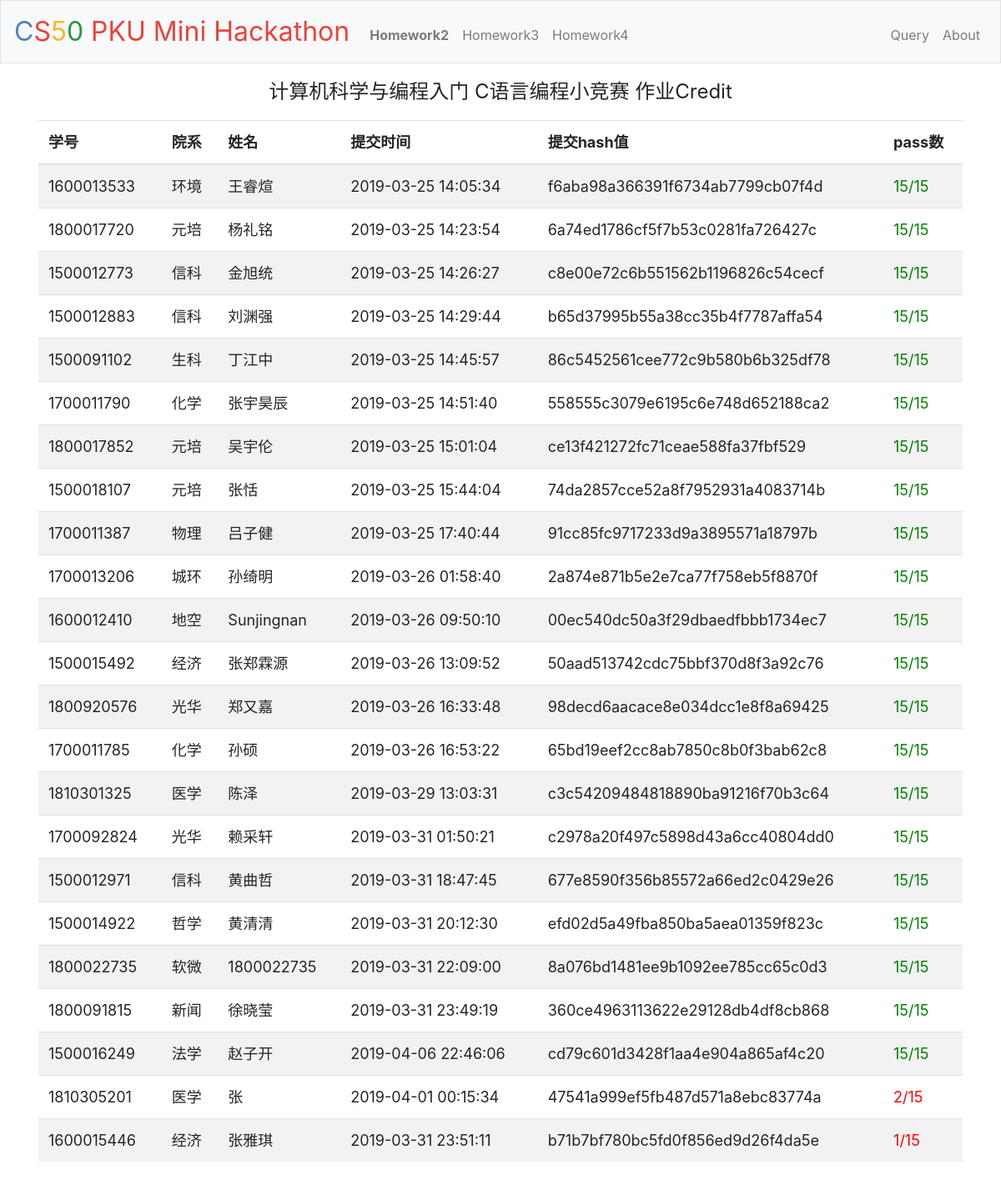
Before: /homework2 with the older database file.
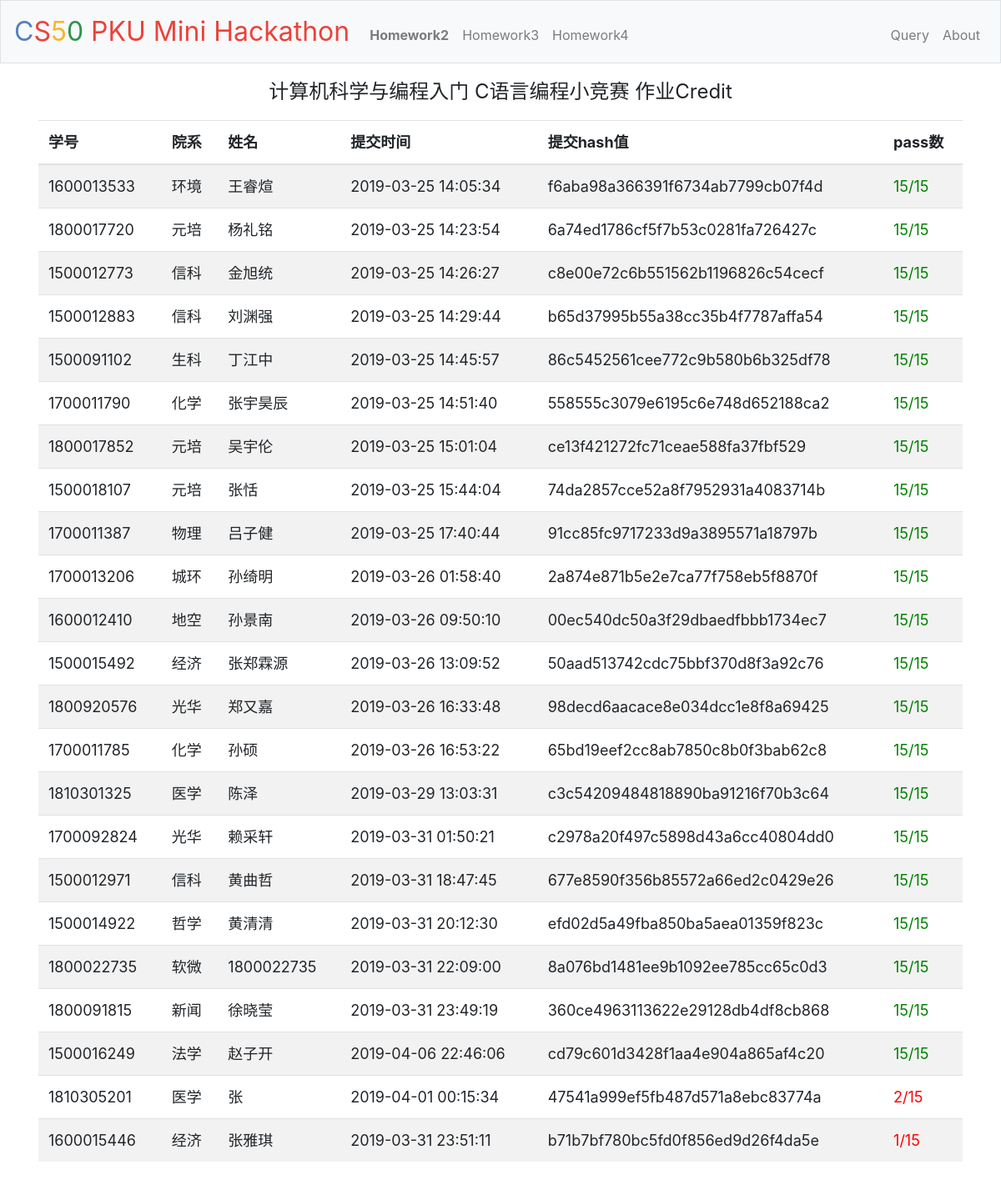
After: the same page with the newer database file.
### tables this page shows
CREATE TABLE "submit" (
	"id"	INTEGER NOT NULL PRIMARY KEY AUTOINCREMENT UNIQUE,
	"stuid"	INTEGER NOT NULL,
	"name"	TEXT,
	"work"	INTEGER NOT NULL,
	"time"	TIMESTAMP NOT NULL DEFAULT current_timestamp,
	"exe_time"	REAL,
	"hash"	TEXT NOT NULL,
	"status"	INTEGER NOT NULL,
	"correct_num"	INTEGER
);

### application.py (the view)
@app.route("/homework2")
def homework2():
    session["status"]="hw2"
    app.logger.info(request.remote_addr+" "+get_time()+" GET /homework2")
    rows = db.execute("SELECT stuid,name,time,hash,correct_num FROM submit where status=0 AND work=2 GROUP BY stuid HAVING MAX(time) ORDER BY correct_num DESC, time ASC")
    result=[]
    for res in rows:
        stuid=str(res["stuid"])
        colloge=colloge_list.get(stuid)
        if not colloge:
            colloge="Unknown"
        tmp=[stuid, colloge, res["name"], res["time"], res["hash"], res["correct_num"]]
        result.append(tmp)
    return render_template("homework2.html", result=result)

### application.py (called while the page is built)
@app.after_request
def after_request(response):
    return response

def get_time():
    i = datetime.datetime.now()
    return "{}/{}/{} {}:{}:{}".format(i.year, i.month, i.day, i.hour, i.minute, i.second)

### templates/homework2.html (shortened to what this page needs)
{% extends "layout.html" %}
{% block main %}
    <div style="font-size:x-large">
        <p>
            计算机科学与编程入门 C语言编程小竞赛 作业Credit
        </p>
    </div>
    <table class="table table-striped">
        <thead>
            <tr>
                <th>学号</th>
                <th>院系</th>
                <th>姓名</th>
                <th>提交时间</th>
                <th>提交hash值</th>
                <th>pass数</th>
            </tr>
        </thead>
        <tbody>
            {% for r in result %}
                <tr>
                    <td>{{r[0]}}</td>
                    <td>{{r[1]}}</td>
                    <td>{{r[2]}}</td>
                    <td>{{r[3]}}</td>
                    <td>{{r[4]}}</td>
                    {% if r[5] == 15 %}
                        <td><font color="green">{{r[5]}}/15</font></td>
                    {% else %}
                        <td><font color="red">{{r[5]}}/15</font></td>
                    {% endif %}
                </tr>
            {% endfor %}
        </tbody>
    </table>
{% endblock %}

### templates/layout.html (shortened to what this page needs)
<!DOCTYPE html>
<html lang="en">
    <head>
        <link href="https://maxcdn.bootstrapcdn.com/bootstrap/4.0.0-beta.2/css/bootstrap.min.css" rel="stylesheet"/>
        <link href="/static/styles.css" rel="stylesheet"/>
    </head>
    <body>
        <nav class="navbar navbar-expand-md navbar-light bg-light border">
            <a class="navbar-brand" href="/hackathon"><span class="blue">C</span><span class="red">S</span><span class="yellow">5</span><span class="green">0</span> <span class="red">PKU Mini Hackathon</span></a>
            <div class="collapse navbar-collapse" id="navbar">
                <ul class="navbar-nav mr-auto mt-2">
                    {% if session["status"] == 'hw2' %}
                        <li class="nav-item"><b><a class="nav-link" href="/homework2">Homework2</a></b></li>
                    {% else %}
                        <li class="nav-item"><a class="nav-link" href="/homework2">Homework2</a></li>
                    {% endif %}
                    {% if session["status"] == 'hw3' %}
                        <li class="nav-item"><b><a class="nav-link" href="/homework3">Homework3</a></b></li>
                    {% else %}
                        <li class="nav-item"><a class="nav-link" href="/homework3">Homework3</a></li>
                    {% endif %}
                    <li class="nav-item">
                        <div class="nav-link">
                            {% if session["status"] in ['Hello', 'Mario', 'Cash', 'Credit'] %}
                                <span id="hw4"><b>{{session["status"]}}</b></span>
                            {% else %}
                                <span id="hw4">Homework4</span>
                            {% endif %}
                        </div>
                    </li>
                </ul>
                <ul class="navbar-nav ml-auto mt-2">
                    {% if session["status"] == 'query' %}
                        <li class="nav-item"><b><a class="nav-link" href="/query">Query</a></b></li>
                    {% else %}
                        <li class="nav-item"><a class="nav-link" href="/query">Query</a></li>
                    {% endif %}
                    {% if session["status"] == 'about' %}
                        <li class="nav-item"><b><a class="nav-link" href="/about">About</a></b></li>
                    {% else %}
                        <li class="nav-item"><a class="nav-link" href="/about">About</a></li>
                    {% endif %}
                </ul>
            </div>
        </nav>
        <main class="container p-5">
            {% block main %}{% endblock %}
        </main>
    </body>
</html>

### static/styles.css (style rules this page uses)
nav .navbar-brand { font-size: xx-large; }
nav .navbar-brand .blue { color: #537fbe; }
nav .navbar-brand .red { color: #ea433b; }
nav .navbar-brand .yellow { color: #f5b82e; }
nav .navbar-brand .green { color: #2e944b; }
main { overflow-x: auto; text-align: center; }
main table { text-align: left; font-size: large; }
.nav-link { position: relative; display: inline-block; }
.p-5 { padding:1rem !important; }

Changed rows visible on the page:
changed submit "00ec540dc50a3f29dbaedfbbb1734ec7": name "Sunjingnan" → "孙景南"
